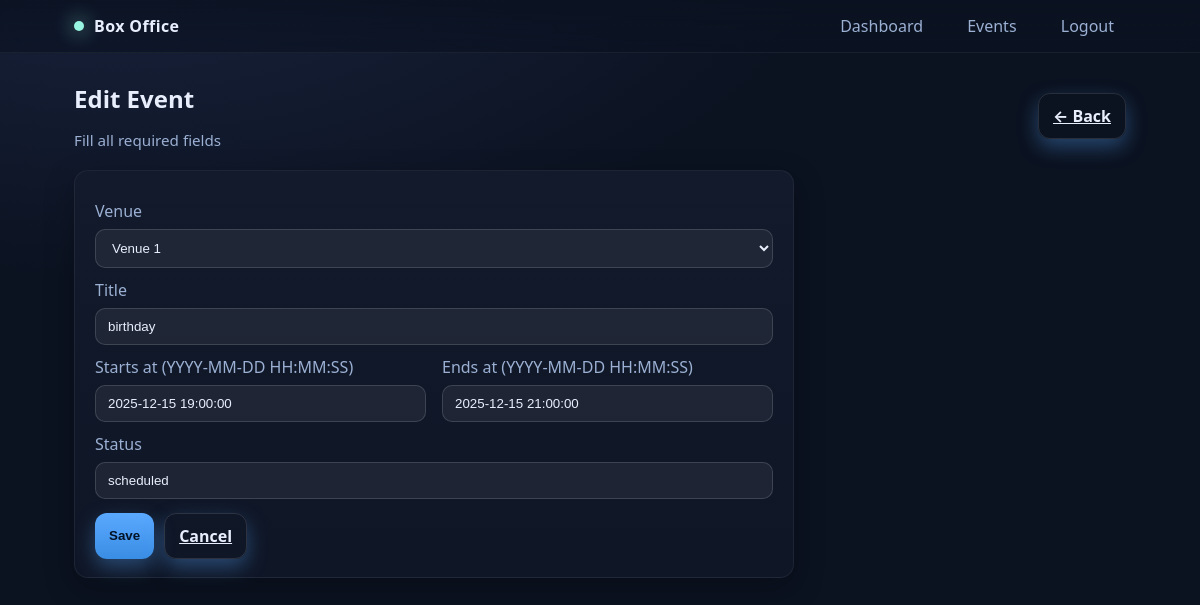
The page /events/12/edit (signed in) on the database its author committed.
### tables this page shows
CREATE TABLE events (
  event_id INTEGER PRIMARY KEY,
  venue_id INTEGER NOT NULL,
  title TEXT NOT NULL,
  starts_at TEXT NOT NULL,
  ends_at TEXT NOT NULL,
  status TEXT NOT NULL,
  FOREIGN KEY (venue_id) REFERENCES venues(venue_id)
);

CREATE TABLE venues (
  venue_id INTEGER PRIMARY KEY,
  name TEXT UNIQUE NOT NULL,
  address TEXT NOT NULL
);

### app.py (the view, shortened to what this page needs)
@app.route("/events/<int:event_id>/edit", methods=["GET","POST"])
@login_required
def events_edit(event_id):
    db = get_db()
    event = db.execute("SELECT * FROM events WHERE event_id=?", (event_id,)).fetchone()
    if not event:
        return "Not found", 404
    venues = db.execute("SELECT venue_id, name FROM venues ORDER BY venue_id").fetchall()
    return render_template("event_form.html", title="Edit Event", venues=venues, event=event)

### app.py (called while the page is built)
def get_db():
    if "db" not in g:
        conn = sqlite3.connect(DB_PATH)
        conn.row_factory = sqlite3.Row
        g.db = conn
    return g.db

@login_manager.user_loader
def load_user(user_id):
    return User.get_by_id(user_id)

    @staticmethod
    def get_by_id(uid):
        db = get_db()
        row = db.execute("SELECT * FROM users WHERE user_id=?", (uid,)).fetchone()
        return User(row) if row else None

### templates/event_form.html
{% extends "layout.html" %}
{% block content %}
  <div class="page-title">
    <div>
      <h2>{{ 'Edit' if event else 'New' }} Event</h2>
      <div class="subtle">Fill all required fields</div>
    </div>
    <div class="actions">
      <a class="btn secondary" href="{{ url_for('events_list') }}">← Back</a>
    </div>
  </div>
  <div class="card" style="max-width:720px;">
    <form method="post">
      <label>Venue</label>
      <select name="venue_id" required>
        {% for v in venues %}
          <option value="{{ v.venue_id }}" {% if event and event.venue_id == v.venue_id %}selected{% endif %}>{{ v.name }}</option>
        {% endfor %}
      </select>
      <label>Title</label>
      <input name="title" required value="{{ event.title if event }}">
      <div class="grid two">
        <div>
          <label>Starts at (YYYY-MM-DD HH:MM:SS)</label>
          <input name="starts_at" required value="{{ event.starts_at if event }}">
        </div>
        <div>
          <label>Ends at (YYYY-MM-DD HH:MM:SS)</label>
          <input name="ends_at" required value="{{ event.ends_at if event }}">
        </div>
      </div>
      <label>Status</label>
      <input name="status" required value="{{ event.status if event else 'scheduled' }}">
      <div class="actions" style="margin-top:14px;">
        <button type="submit">Save</button>
        <a class="btn secondary" href="{{ url_for('events_list') }}">Cancel</a>
      </div>
    </form>
  </div>
{% endblock %}

### static/style.css (style rules this page uses)
:root { --bg: #0b1220; --panel: #121a2b; --panel-2: #0f1626; --text: #e8eefc; --muted: #9bb0d3; --primary: #5aa9ff; --accent: #98f5e1; --danger: #ff6b6b; --ok: #22c55e; --shadow: 0 10px 30px rgba(0,0,0,.25); --radius: 14px; }
* { box-sizing: border-box; }
html, body { height: 100%; }
body { margin: 0; font: 16px/1.5 ui-sans-serif, system-ui, -apple-system, Segoe UI, Roboto, "Helvetica Neue", Arial; background: radial-gradient(1200px 600px at 10% -10%, #1b2440, #0b1220 60%) fixed; color: var(--text); }
h1, h2, h3 { margin: 0 0 12px; }
.page-title { display:flex; align-items:center; justify-content:space-between; margin-bottom:18px; }
.subtle { color: var(--muted); font-size:.95rem; }
.card { background: linear-gradient(180deg, var(--panel), var(--panel-2)); border: 1px solid rgba(255,255,255,.06); border-radius: var(--radius); box-shadow: var(--shadow); padding: 18px 20px; }
.grid { display:grid; gap:16px; }
.grid.two { grid-template-columns: repeat(2, minmax(0,1fr)); }
.btn, button, input[type=submit] { background: linear-gradient(180deg, #5aa9ff, #3a8de4); color: #031226; border: 0; padding: 10px 14px; border-radius: 12px; font-weight: 700; box-shadow: 0 8px 20px rgba(90,169,255,.35); cursor: pointer; }
.btn.secondary { background: transparent; color: var(--text); border: 1px solid rgba(255,255,255,.12); }
form label { display:block; margin: 10px 0 6px; color: var(--muted); }
input, select { width:100%; padding: 10px 12px; border-radius: 10px; border: 1px solid rgba(255,255,255,.14); background: rgba(255,255,255,.06); color: var(--text); outline: none; }
.actions { display:flex; gap:10px; flex-wrap:wrap; }

### rows shown on the page
events: venue_id "Venue 1", title "birthday", starts_at "2025-12-15 19:00:00", ends_at "2025-12-15 21:00:00", status "scheduled"

### other values the page prints
{{ 'Edit' if event else 'New' }} "Edit"
